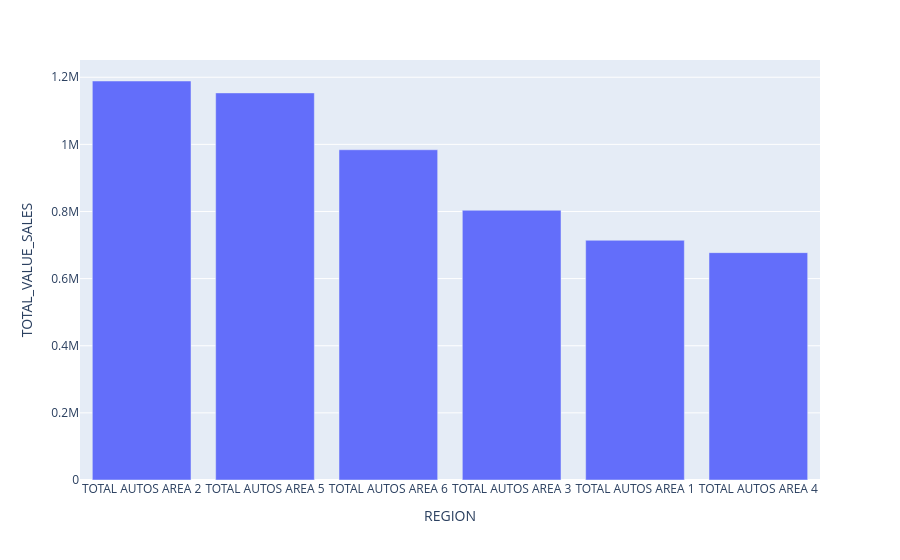

Notebook cell for this chart:
### Code cell
px.bar(
    eta2,
    x = 'REGION',
    y = 'TOTAL_VALUE_SALES'
)

### Figure 1 — Plotly figure (JSON) as saved in the notebook; plotly's stock layout.template omitted (floating-point values rounded to 4 significant figures)
{"data": [{"hovertemplate": "REGION=%{x}<br>TOTAL_VALUE_SALES=%{y}<extra></extra>", "legendgroup": "", "marker": {"color": "#636efa", "pattern": {"shape": ""}}, "name": "", "orientation": "v", "showlegend": false, "textposition": "auto", "type": "bar", "x": ["TOTAL AUTOS AREA 2", "TOTAL AUTOS AREA 5", "TOTAL AUTOS AREA 6", "TOTAL AUTOS AREA 3", "TOTAL AUTOS AREA 1", "TOTAL AUTOS AREA 4"], "xaxis": "x", "y": [1189000.0, 1153000.0, 984000.0, 803700.0, 714200.0, 677400.0], "yaxis": "y"}], "layout": {"barmode": "relative", "legend": {"tracegroupgap": 0}, "margin": {"t": 60}, "xaxis": {"anchor": "y", "domain": [0, 1], "title": {"text": "REGION"}}, "yaxis": {"anchor": "x", "domain": [0, 1], "title": {"text": "TOTAL_VALUE_SALES"}}}}
